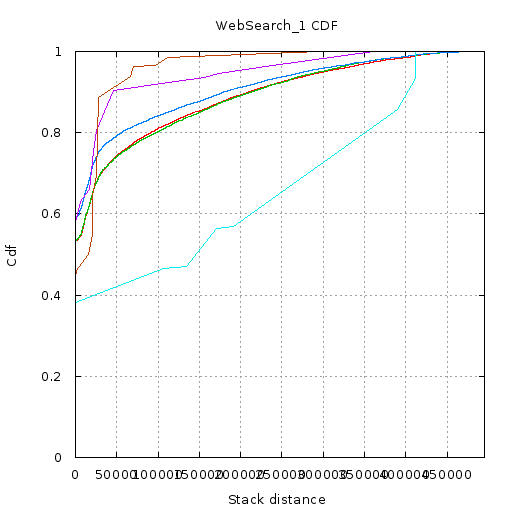

Write the gnuplot code that produced this figure.
set terminal  png size 512,512 font 'Verdana, 10'
set nokey
set title "WebSearch_1 CDF"
set output '//home//cat//Documents//CACHE//Tests//Gists//WebSearch1//CDF//8//cdf.png'
set ylabel "Cdf"
set yrange [0:1]
set xlabel "Stack distance"
set xrange [2.000000:495238.000000]
set grid xtics ytics
plot '//home//cat//Documents//CACHE//Tests//Gists//WebSearch1//CDF//8//0.txt' using 1:2 with lines,\
'//home//cat//Documents//CACHE//Tests//Gists//WebSearch1//CDF//8//1.txt' using 1:2 with lines,\
'//home//cat//Documents//CACHE//Tests//Gists//WebSearch1//CDF//8//2.txt' using 1:2 with lines,\
'//home//cat//Documents//CACHE//Tests//Gists//WebSearch1//CDF//8//3.txt' using 1:2 with lines,\
'//home//cat//Documents//CACHE//Tests//Gists//WebSearch1//CDF//8//4.txt' using 1:2 with lines,\
'//home//cat//Documents//CACHE//Tests//Gists//WebSearch1//CDF//8//5.txt' using 1:2 with lines
